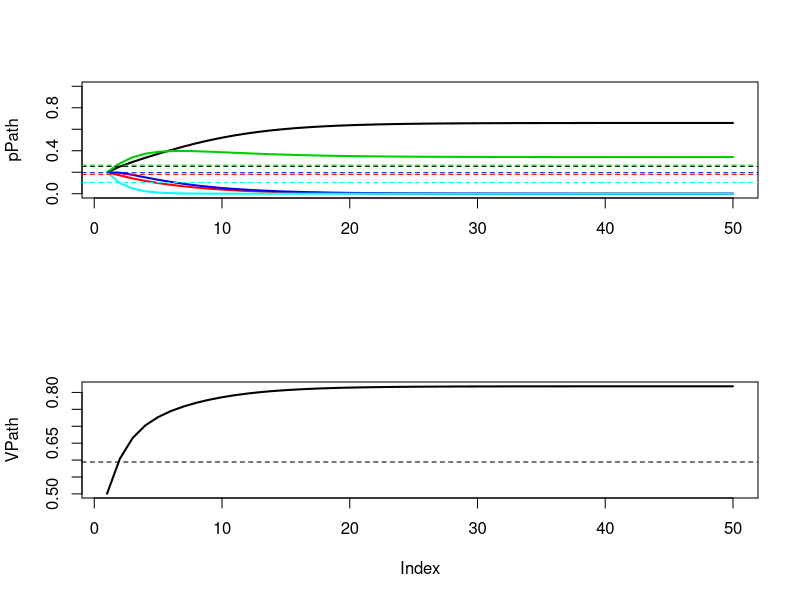

Here is the R script that generated this plot:
rm(list=ls()); palette('R3')

m <- 5

DrawA <- function(p){A <- rgamma(m, m, 1)*matrix(runif(m^2), m, m); A <- A + t(A); A / max(A)}

Viabilite <- function(x){x <- x/sum(x); (t(x)%*%A%*%x)[1, 1]}

A <- DrawA(p)
while(sum(eigen(A)$values > 0)!=1){A <- DrawA(p)}
V <- eigen(A)$vectors
lambda <- eigen(A)$values
v1 <- V[, 1] / sum(V[, 1])

tMax <- 50
pPath <- matrix(NA, tMax, m)
pPath[1, ] <- rep(1/m, m)
for(t in 2:tMax){
  pPath[t, ] <- pPath[t-1, ] * (A %*% pPath[t-1, ])
  pPath[t, ] <- pPath[t, ] / sum(pPath[t, ])
}
pMax <- pPath[tMax, ]
VPath <- sapply(1:tMax, function(t){Viabilite(pPath[t, ])})

par(mfrow=c(2, 1))
matplot(pPath, ylim=c(0, 1), type='l', lwd=2, lty=1)
abline(h=v1, col=1:m, lty=2)
plot(VPath, type='l', lwd=2)
abline(h=Viabilite(v1), lty=2)

Viabilite(pMax)
sum(lambda*((t(V)%*%pMax)^2))
Viabilite(v1)
lambda[1]*sum(v1^2)
t(V)%*%pMax
